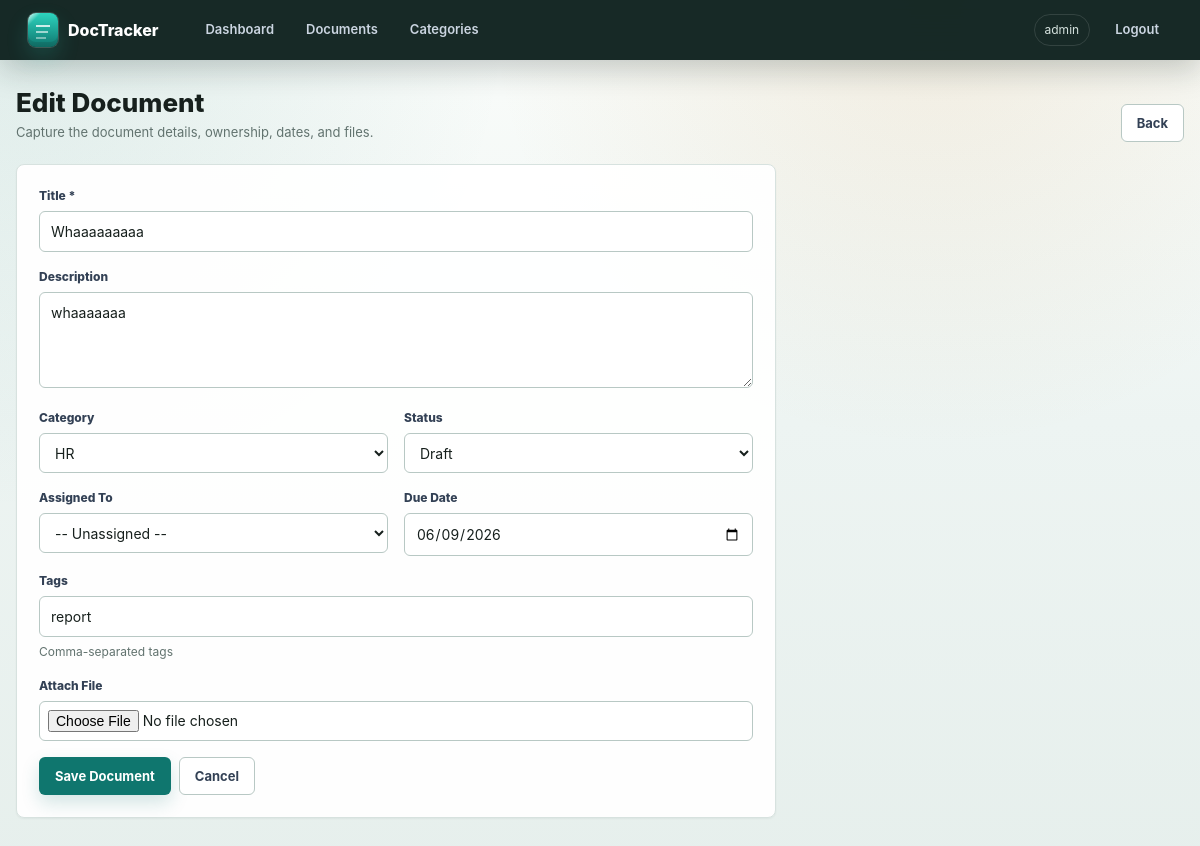
Page /documents/7/edit/ (signed in) on the earlier database version.
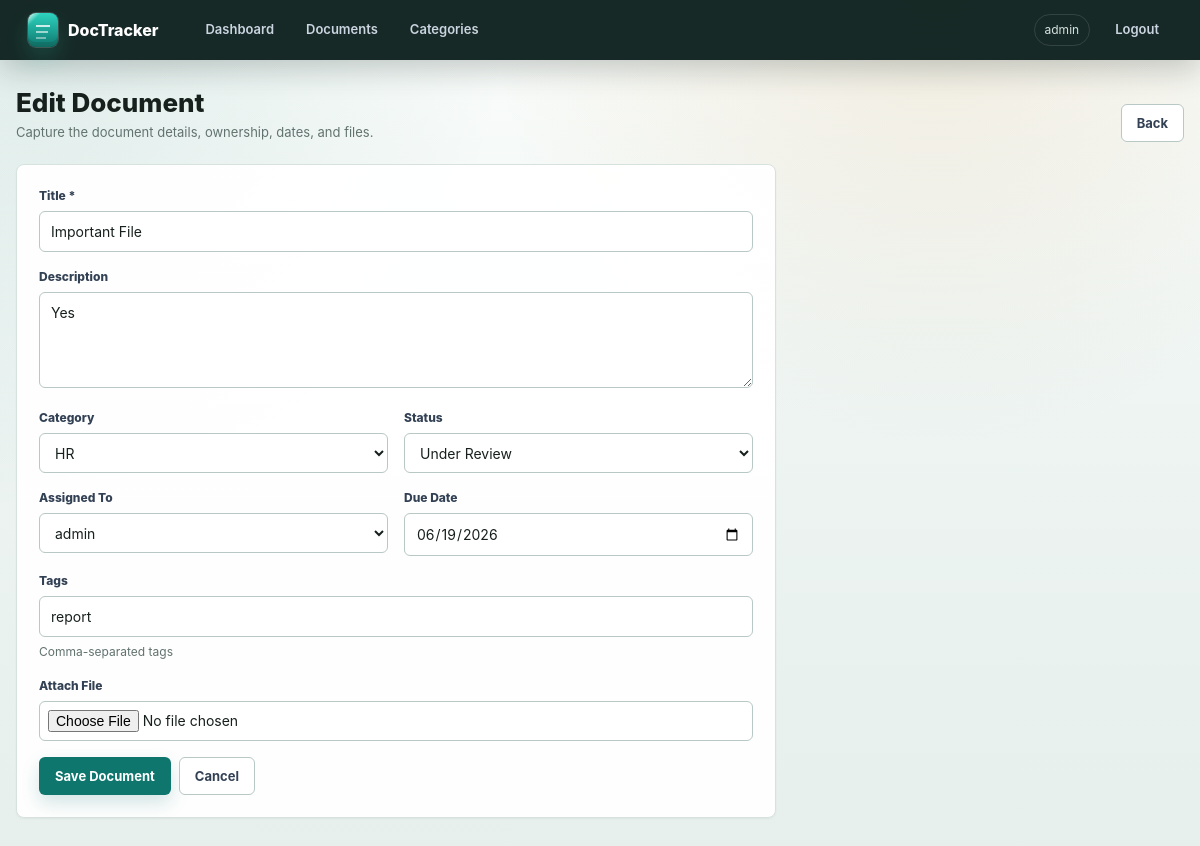
Same page on the later database version.
### documents/models.py (models this page shows, shortened)
class Document(models.Model):
    STATUS_CHOICES = [
        ('draft', 'Draft'),
        ('review', 'Under Review'),
        ('approved', 'Approved'),
        ('archived', 'Archived'),
    ]
    title = models.CharField(max_length=255)
    description = models.TextField(blank=True)
    category = models.ForeignKey(Category, on_delete=models.SET_NULL, null=True, blank=True)
    status = models.CharField(max_length=20, choices=STATUS_CHOICES, default='draft')
    file = models.FileField(upload_to='documents/', null=True, blank=True)
    tags = models.CharField(max_length=500, blank=True, help_text="Comma-separated tags")
    created_by = models.ForeignKey(User, on_delete=models.SET_NULL, null=True, related_name='created_docs')
    assigned_to = models.ForeignKey(User, on_delete=models.SET_NULL, null=True, blank=True, related_name='assigned_docs')
    created_at = models.DateTimeField(auto_now_add=True)
    updated_at = models.DateTimeField(auto_now=True)
    due_date = models.DateField(null=True, blank=True)
    class Meta:
        ordering = ['-created_at']

### documents/views.py (the view)
# urls.py: path('documents/<int:pk>/edit/', views.document_edit, name='document_edit'),
@login_required
def document_edit(request, pk):
    doc = get_manageable_document_or_404(request, pk)
    old_status = doc.status
    if request.method == 'POST':
        form = DocumentForm(request.POST, request.FILES, instance=doc)
        if form.is_valid():
            doc = form.save()
            note = f'Document updated'
            if old_status != doc.status:
                note = f'Status changed from {old_status} to {doc.status}'
            DocumentHistory.objects.create(
                document=doc, changed_by=request.user,
                change_note=note, old_status=old_status, new_status=doc.status
            )
            messages.success(request, 'Document updated.')
            return redirect('document_detail', pk=doc.pk)
    else:
        form = DocumentForm(instance=doc)
    return render(request, 'documents/form.html', {'form': form, 'title': 'Edit Document', 'doc': doc})

### documents/forms.py
class DocumentForm(forms.ModelForm):
    class Meta:
        model = Document
        fields = ['title', 'description', 'category', 'status', 'file', 'tags', 'assigned_to', 'due_date']
        widgets = {
            'due_date': forms.DateInput(attrs={'type': 'date'}),
            'description': forms.Textarea(attrs={'rows': 3}),
            'tags': forms.TextInput(attrs={'placeholder': 'e.g. finance, report, Q1'}),
        }
    def __init__(self, *args, **kwargs):
        super().__init__(*args, **kwargs)
        self.fields['assigned_to'].queryset = User.objects.all()
        self.fields['assigned_to'].empty_label = "-- Unassigned --"
        self.fields['category'].empty_label = "-- No Category --"

### documents/models.py (called while the page is built)
    def __str__(self):
        return self.name

### documents/views.py (called while the page is built)
def get_manageable_document_or_404(request, pk):
    docs = Document.objects.all()
    if not request.user.is_staff and not request.user.is_superuser:
        docs = docs.filter(created_by=request.user)
    return get_object_or_404(docs, pk=pk)

### templates/documents/form.html (shortened to what this page needs)
{% extends 'base.html' %}
{% block content %}
<div class="page-header">
  <div>
    <h1>{{ title }}</h1>
    <p class="page-kicker">Capture the document details, ownership, dates, and files.</p>
  </div>
  <a href="{% url 'document_list' %}" class="btn btn-secondary">Back</a>
</div>
<div class="card form-card">
  <form method="post" enctype="multipart/form-data">
    <div class="form-group">
      <label>Title *</label>{{ form.title }}
    </div>
    <div class="form-group">
      <label>Description</label>{{ form.description }}
    </div>
    <div class="form-row">
      <div class="form-group"><label>Category</label>{{ form.category }}</div>
      <div class="form-group"><label>Status</label>{{ form.status }}</div>
    </div>
    <div class="form-row">
      <div class="form-group"><label>Assigned To</label>{{ form.assigned_to }}</div>
      <div class="form-group"><label>Due Date</label>{{ form.due_date }}</div>
    </div>
    <div class="form-group">
      <label>Tags</label>{{ form.tags }}
      {% if form.tags.help_text %}<small class="form-help">{{ form.tags.help_text }}</small>{% endif %}
    </div>
    <div class="form-group"><label>Attach File</label>{{ form.file }}</div>
    <div class="actions mt-3">
      <button type="submit" class="btn btn-primary">Save Document</button>
      {% if doc %}<a href="{% url 'document_detail' doc.pk %}" class="btn btn-secondary">Cancel</a>{% endif %}
    </div>
  </form>
</div>
{% endblock %}

Differences in the rows shown:
changed Document "HR": title "Whaaaaaaaaa" → "Important File"; description "whaaaaaaa" → "Yes"; status "Draft" → "Under Review"; assigned_to "-- Unassigned --" → "admin"; due_date "06/09/2026" → "06/19/2026"
